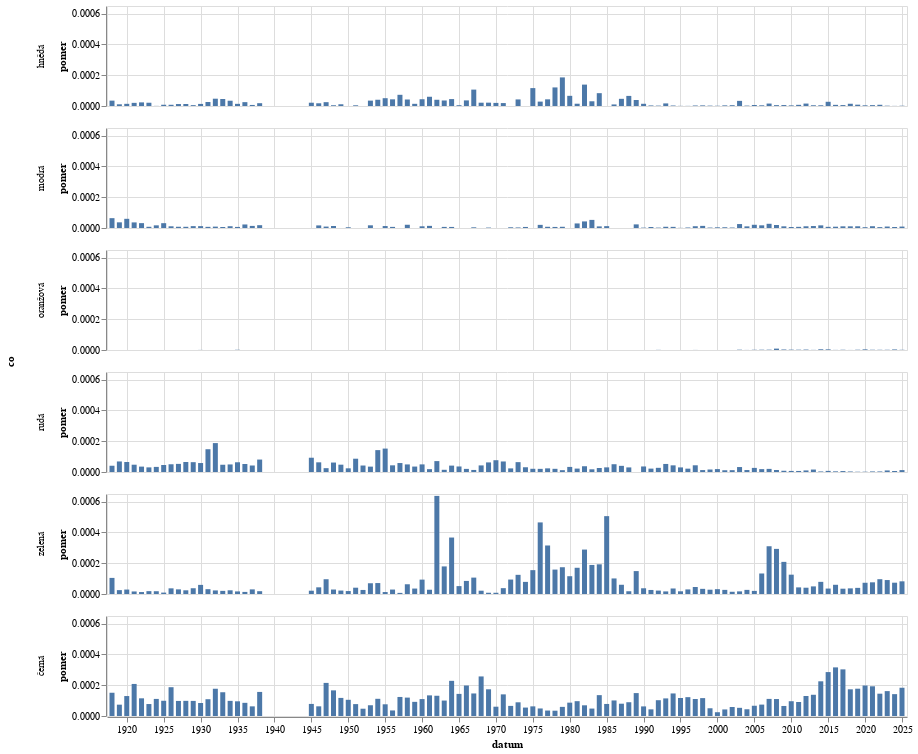

Write notebook code for a chart like this one.
### Code cell
graf(
    pl.concat(
        [
            vyvoj_vyskytu(r'(?i)[^\w]rud[ýáíěo]','rudá'),
            vyvoj_vyskytu(r'(?i)[^\w]zele\w','zelená'),
            vyvoj_vyskytu(r'(?i)[^\w]hně[dď]','hnědá'),
            vyvoj_vyskytu(r'(?i)[^\w]čer[nň]','černá'),
            vyvoj_vyskytu(r'(?i)[^\w]mod[rř]','modrá'),
            vyvoj_vyskytu(r'(?i)[^\w]oranž','oranžová'),
        ]
    )
    
)

### Figure 1 — Vega-Lite specification as saved in the notebook (floating-point values rounded to 4 significant figures; data arrays with more than 128 entries replaced by an {"elided": "..."} marker saying what was removed)
{"config": {"view": {"continuousWidth": 300, "continuousHeight": 300}}, "data": {"name": "data-08b0ba8394c757cff68b52e744ec49cc"}, "mark": {"type": "bar"}, "encoding": {"row": {"field": "co", "type": "nominal"}, "x": {"field": "datum", "type": "temporal"}, "y": {"field": "pomer", "type": "quantitative"}}, "height": 100, "width": 800, "$schema": "https://vega.github.io/schema/vega-lite/v5.8.0.json", "datasets": {"data-08b0ba8394c757cff68b52e744ec49cc": {"elided": "612 records"}}}
